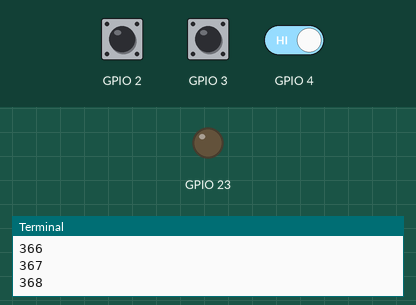
The program below on a simulated Raspberry Pi (BCM pin numbers). Shown: output pins drawn as LEDs (lit = HIGH), the last lines printed to the terminal. The test bench sets the inputs (shaded band); at power-on: GPIO 4 HIGH, GPIO 2 HIGH, GPIO 3 HIGH.

Above: at 1.2 s.
1.3 s: GPIO 4 driven LOW
At 2.2 s:
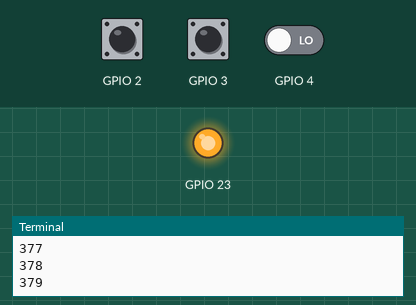
2.8 s: GPIO 4 driven HIGH
At 3.3 s:
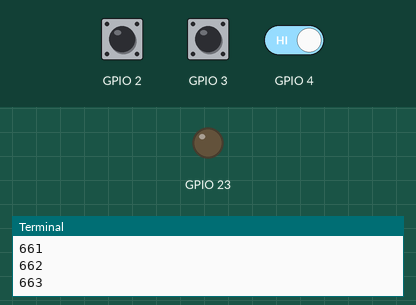
Timing chart, 0 to 5.8 s (numbered marks = the images above; inputs shaded):
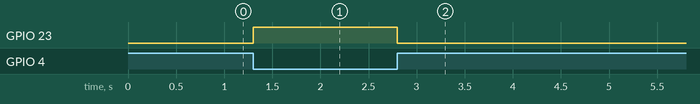

The program:

rotation.py
```python
import time
import RPi.GPIO as GPIO

GPIO.setmode(GPIO.BCM)
GPIO.setup(23, GPIO.OUT)
GPIO.setup(2, GPIO.IN)
GPIO.setup(3, GPIO.IN)
GPIO.setup(4, GPIO.IN)

count = 0

try:
	while(True):
		start = time.perf_counter_ns()
		GPIO.output(23, False)
		if(GPIO.input(2) == GPIO.HIGH):
			right = time.perf_counter_ns()
			left = time.perf_counter_ns()
		if(GPIO.input(3) == GPIO.HIGH):
			right = time.perf_counter_ns()
			left = time.perf_counter_ns()
		if(right-left>0):
			count = count - 1
			print(count)
		else:
			count = count + 1
			print(count)
		while(GPIO.input(4) == GPIO.LOW):
			GPIO.output(23, True)
except KeyboardInterrupt:
	GPIO.cleanup()
```

Measured:
- after the input at 1.3 s, GPIO 23: LOW → HIGH at once
- after the input at 2.8 s, GPIO 23: HIGH → LOW at once
